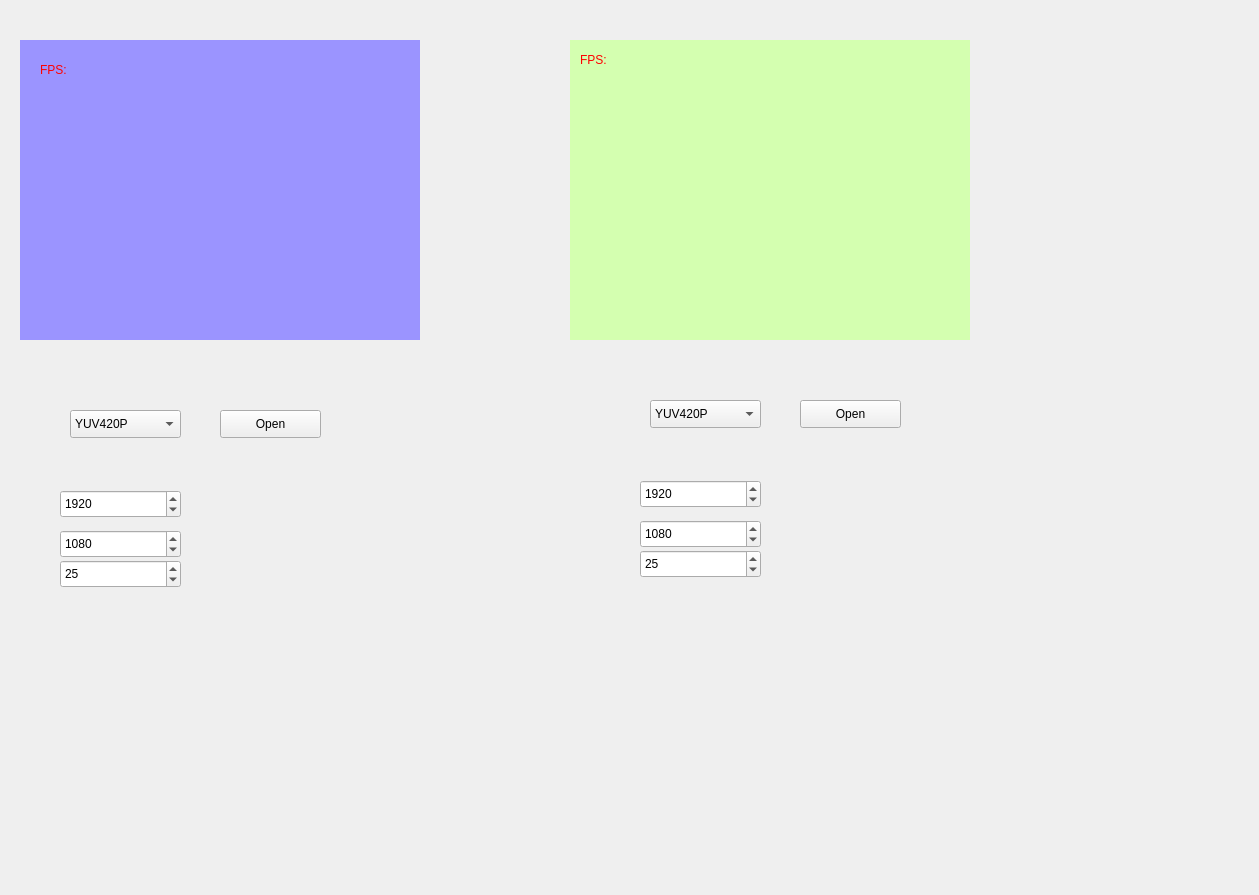
<?xml version="1.0" encoding="UTF-8"?>
<ui version="4.0">
 <class>RgbYuvPlayer</class>
 <widget class="QWidget" name="RgbYuvPlayer">
  <property name="geometry">
   <rect>
    <x>0</x>
    <y>0</y>
    <width>1259</width>
    <height>895</height>
   </rect>
  </property>
  <property name="windowTitle">
   <string>RgbYuvPlayer</string>
  </property>
  <widget class="QLabel" name="video1">
   <property name="geometry">
    <rect>
     <x>20</x>
     <y>40</y>
     <width>400</width>
     <height>300</height>
    </rect>
   </property>
   <property name="styleSheet">
    <string notr="true">background-color: rgb(155, 148, 255);</string>
   </property>
   <property name="text">
    <string/>
   </property>
  </widget>
  <widget class="QLabel" name="video2">
   <property name="geometry">
    <rect>
     <x>570</x>
     <y>40</y>
     <width>400</width>
     <height>300</height>
    </rect>
   </property>
   <property name="styleSheet">
    <string notr="true">background-color: rgb(212, 255, 176);</string>
   </property>
   <property name="text">
    <string/>
   </property>
  </widget>
  <widget class="QComboBox" name="pix1">
   <property name="geometry">
    <rect>
     <x>70</x>
     <y>410</y>
     <width>111</width>
     <height>28</height>
    </rect>
   </property>
   <item>
    <property name="text">
     <string>YUV420P</string>
    </property>
   </item>
   <item>
    <property name="text">
     <string>RGBA</string>
    </property>
   </item>
   <item>
    <property name="text">
     <string>ARGB</string>
    </property>
   </item>
   <item>
    <property name="text">
     <string>BGRA</string>
    </property>
   </item>
   <item>
    <property name="text">
     <string>RGB24</string>
    </property>
   </item>
  </widget>
  <widget class="QPushButton" name="open1">
   <property name="geometry">
    <rect>
     <x>220</x>
     <y>410</y>
     <width>101</width>
     <height>28</height>
    </rect>
   </property>
   <property name="text">
    <string>Open</string>
   </property>
  </widget>
  <widget class="QSpinBox" name="width1">
   <property name="geometry">
    <rect>
     <x>60</x>
     <y>490</y>
     <width>121</width>
     <height>28</height>
    </rect>
   </property>
   <property name="minimum">
    <number>1</number>
   </property>
   <property name="maximum">
    <number>9999</number>
   </property>
   <property name="value">
    <number>1920</number>
   </property>
  </widget>
  <widget class="QSpinBox" name="height1">
   <property name="geometry">
    <rect>
     <x>60</x>
     <y>530</y>
     <width>121</width>
     <height>28</height>
    </rect>
   </property>
   <property name="minimum">
    <number>1</number>
   </property>
   <property name="maximum">
    <number>9999</number>
   </property>
   <property name="value">
    <number>1080</number>
   </property>
  </widget>
  <widget class="QSpinBox" name="set_fps1">
   <property name="geometry">
    <rect>
     <x>60</x>
     <y>560</y>
     <width>121</width>
     <height>28</height>
    </rect>
   </property>
   <property name="maximum">
    <number>300</number>
   </property>
   <property name="singleStep">
    <number>2</number>
   </property>
   <property name="value">
    <number>25</number>
   </property>
  </widget>
  <widget class="QSpinBox" name="set_fps2">
   <property name="geometry">
    <rect>
     <x>640</x>
     <y>550</y>
     <width>121</width>
     <height>28</height>
    </rect>
   </property>
   <property name="maximum">
    <number>300</number>
   </property>
   <property name="singleStep">
    <number>2</number>
   </property>
   <property name="value">
    <number>25</number>
   </property>
  </widget>
  <widget class="QSpinBox" name="height2">
   <property name="geometry">
    <rect>
     <x>640</x>
     <y>520</y>
     <width>121</width>
     <height>28</height>
    </rect>
   </property>
   <property name="minimum">
    <number>1</number>
   </property>
   <property name="maximum">
    <number>9999</number>
   </property>
   <property name="value">
    <number>1080</number>
   </property>
  </widget>
  <widget class="QComboBox" name="pix2">
   <property name="geometry">
    <rect>
     <x>650</x>
     <y>400</y>
     <width>111</width>
     <height>28</height>
    </rect>
   </property>
   <item>
    <property name="text">
     <string>YUV420P</string>
    </property>
   </item>
   <item>
    <property name="text">
     <string>RGBA</string>
    </property>
   </item>
   <item>
    <property name="text">
     <string>ARGB</string>
    </property>
   </item>
   <item>
    <property name="text">
     <string>BGRA</string>
    </property>
   </item>
   <item>
    <property name="text">
     <string>RGB24</string>
    </property>
   </item>
  </widget>
  <widget class="QPushButton" name="open2">
   <property name="geometry">
    <rect>
     <x>800</x>
     <y>400</y>
     <width>101</width>
     <height>28</height>
    </rect>
   </property>
   <property name="text">
    <string>Open</string>
   </property>
  </widget>
  <widget class="QSpinBox" name="width2">
   <property name="geometry">
    <rect>
     <x>640</x>
     <y>480</y>
     <width>121</width>
     <height>28</height>
    </rect>
   </property>
   <property name="minimum">
    <number>1</number>
   </property>
   <property name="maximum">
    <number>9999</number>
   </property>
   <property name="value">
    <number>1920</number>
   </property>
  </widget>
  <widget class="QLabel" name="fps1">
   <property name="geometry">
    <rect>
     <x>40</x>
     <y>60</y>
     <width>74</width>
     <height>20</height>
    </rect>
   </property>
   <property name="styleSheet">
    <string notr="true">color: rgb(255, 0, 0);</string>
   </property>
   <property name="text">
    <string>FPS:</string>
   </property>
  </widget>
  <widget class="QLabel" name="fps2">
   <property name="geometry">
    <rect>
     <x>580</x>
     <y>50</y>
     <width>74</width>
     <height>20</height>
    </rect>
   </property>
   <property name="styleSheet">
    <string notr="true">color: rgb(255, 0, 0);</string>
   </property>
   <property name="text">
    <string>FPS:</string>
   </property>
  </widget>
 </widget>
 <resources/>
 <connections>
  <connection>
   <sender>open1</sender>
   <signal>clicked()</signal>
   <receiver>RgbYuvPlayer</receiver>
   <slot>Open1()</slot>
   <hints>
    <hint type="sourcelabel">
     <x>287</x>
     <y>435</y>
    </hint>
    <hint type="destinationlabel">
     <x>272</x>
     <y>690</y>
    </hint>
   </hints>
  </connection>
  <connection>
   <sender>open2</sender>
   <signal>clicked()</signal>
   <receiver>RgbYuvPlayer</receiver>
   <slot>Open2()</slot>
   <hints>
    <hint type="sourcelabel">
     <x>835</x>
     <y>423</y>
    </hint>
    <hint type="destinationlabel">
     <x>828</x>
     <y>675</y>
    </hint>
   </hints>
  </connection>
 </connections>
 <slots>
  <slot>Open1()</slot>
  <slot>Open2()</slot>
 </slots>
</ui>
